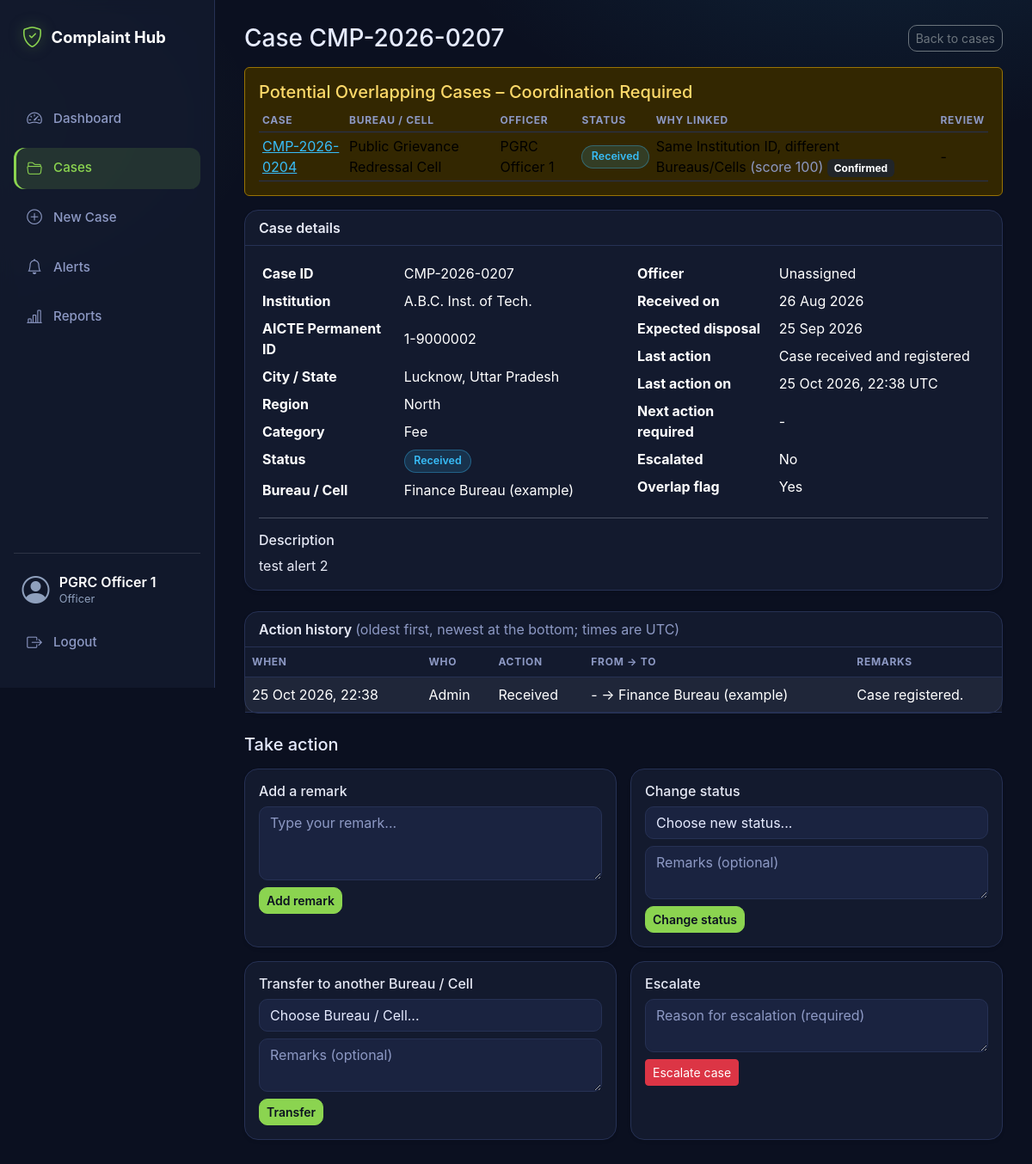
/cases/CMP-2026-0207 (signed in), run on the app's committed database.
### models.py (models this page shows)
class User(UserMixin, db.Model):
    __tablename__ = "users"
    id = db.Column(db.Integer, primary_key=True)
    name = db.Column(db.String(100), nullable=False)
    email = db.Column(db.String(120), unique=True, nullable=False)
    password_hash = db.Column(db.String(255), nullable=False)
    role = db.Column(db.String(30), nullable=False)  # admin, officer, regional, senior
    bureau_id = db.Column(db.Integer, db.ForeignKey("bureaus.id"))
    region = db.Column(db.String(50))
    bureau = db.relationship("Bureau")

class Case(db.Model):
    __tablename__ = "cases"
    id = db.Column(db.String(30), primary_key=True)  # e.g. CMP-2026-0001
    institution_id = db.Column(db.String(20), db.ForeignKey("institutions.id"), nullable=False)
    category = db.Column(db.String(60))
    description = db.Column(db.Text)
    received_on = db.Column(db.Date)
    status = db.Column(db.String(30), default="Received")
    current_bureau_id = db.Column(db.Integer, db.ForeignKey("bureaus.id"))
    assigned_officer_id = db.Column(db.Integer, db.ForeignKey("users.id"))
    last_action_summary = db.Column(db.String(200))
    last_action_on = db.Column(db.DateTime)
    next_action_required = db.Column(db.String(200))
    expected_disposal_on = db.Column(db.Date)
    is_escalated = db.Column(db.Boolean, default=False)
    overlap_flag = db.Column(db.Boolean, default=False)
    current_bureau = db.relationship("Bureau")
    officer = db.relationship("User")
    actions = db.relationship("CaseAction", backref="case", order_by="CaseAction.performed_at")

class Bureau(db.Model):
    __tablename__ = "bureaus"
    id = db.Column(db.Integer, primary_key=True)
    code = db.Column(db.String(20), unique=True, nullable=False)
    name = db.Column(db.String(120), nullable=False)

class CaseLink(db.Model):
    __tablename__ = "case_links"
    id = db.Column(db.Integer, primary_key=True)
    case_a_id = db.Column(db.String(30), db.ForeignKey("cases.id"))
    case_b_id = db.Column(db.String(30), db.ForeignKey("cases.id"))
    link_type = db.Column(db.String(30))
    match_score = db.Column(db.Integer)
    reason = db.Column(db.String(250))
    review_state = db.Column(db.String(20), default="suggested")  # suggested, confirmed, dismissed
    created_at = db.Column(db.DateTime, default=datetime.utcnow)

class Institution(db.Model):
    __tablename__ = "institutions"
    id = db.Column(db.String(20), primary_key=True)  # AICTE Permanent ID
    name = db.Column(db.String(200), nullable=False)
    city = db.Column(db.String(100))
    state = db.Column(db.String(100))
    region = db.Column(db.String(50))
    cases = db.relationship("Case", backref="institution")

class CaseAction(db.Model):
    __tablename__ = "case_actions"
    id = db.Column(db.Integer, primary_key=True)
    case_id = db.Column(db.String(30), db.ForeignKey("cases.id"), nullable=False)
    action_type = db.Column(db.String(30))
    from_bureau_id = db.Column(db.Integer, db.ForeignKey("bureaus.id"))
    to_bureau_id = db.Column(db.Integer, db.ForeignKey("bureaus.id"))
    performed_by = db.Column(db.Integer, db.ForeignKey("users.id"))
    performed_at = db.Column(db.DateTime, default=datetime.utcnow)
    remarks = db.Column(db.Text)

### app.py (the view)
@app.route("/cases/<case_id>")
def case_detail(case_id):
    case = db.get_or_404(Case, case_id)
    links = (
        CaseLink.query.filter(
            or_(CaseLink.case_a_id == case.id, CaseLink.case_b_id == case.id),
            CaseLink.review_state != "dismissed",
        )
        .order_by(CaseLink.match_score.desc())
        .all()
    )
    linked_cases = []
    for link in links:
        other_id = link.case_b_id if link.case_a_id == case.id else link.case_a_id
        other = db.session.get(Case, other_id)
        if other:
            linked_cases.append({"link": link, "case": other})
    bureau_names = {b.id: b.name for b in Bureau.query.all()}
    user_names = {u.id: u.name for u in User.query.all()}
    return render_template(
        "case_detail.html",
        case=case,
        linked_cases=linked_cases,
        bureaus=Bureau.query.order_by(Bureau.name).all(),
        bureau_names=bureau_names,
        user_names=user_names,
        statuses=status_choices(),
    )

### templates/case_detail.html (shortened to what this page needs)
{% extends "base.html" %}
{% block content %}
<div class="d-flex justify-content-between align-items-center mb-3">
    <h3 class="mb-0">
        Case {{ case.id }}
    </h3>
    <a href="/cases" class="btn btn-outline-secondary btn-sm">Back to cases</a>
</div>
{% if linked_cases %}
<div class="alert alert-warning">
    <h5 class="alert-heading">Potential Overlapping Cases &ndash; Coordination Required</h5>
    <div class="table-responsive">
        <table class="table table-sm table-warning align-middle mb-0">
            <thead>
                <tr>
                    <th>Case</th>
                    <th>Bureau / Cell</th>
                    <th>Officer</th>
                    <th>Status</th>
                    <th>Why linked</th>
                    <th>Review</th>
                </tr>
            </thead>
            <tbody>
                {% for item in linked_cases %}
                <tr>
                    <td><a href="/cases/{{ item.case.id }}">{{ item.case.id }}</a></td>
                    <td>{{ item.case.current_bureau.name if item.case.current_bureau else '-' }}</td>
                    <td>{{ item.case.officer.name if item.case.officer else 'Unassigned' }}</td>
                    <td>{% if item.case.status %}<span class="badge-status status-{{ item.case.status|lower|replace(' ', '-') }}">{{ item.case.status }}</span>{% else %}-{% endif %}</td>
                    <td>
                        {{ item.link.reason or '-' }}
                        {% if item.link.match_score is not none %}
                            <span class="text-muted">(score {{ item.link.match_score }})</span>
                        {% endif %}
                        {% if item.link.review_state == 'confirmed' %}
                            <span class="badge bg-dark">Confirmed</span>
                        {% endif %}
                    </td>
                    <td class="text-nowrap">
                        {% if item.link.review_state == 'suggested' %}
                        <form method="POST" class="d-inline"
                              action="{{ url_for('confirm_link', case_id=case.id, link_id=item.link.id) }}">
                            <button type="submit" class="btn btn-success btn-sm">Confirm</button>
                        </form>
                        <form method="POST" class="d-inline"
                              action="{{ url_for('dismiss_link', case_id=case.id, link_id=item.link.id) }}"
                              onsubmit="return confirm('Dismiss this overlap? It will be hidden and recorded in the case history.');">
                            <button type="submit" class="btn btn-outline-secondary btn-sm">Dismiss</button>
                        </form>
                        {% else %}-{% endif %}
                    </td>
                </tr>
                {% endfor %}
            </tbody>
        </table>
    </div>
</div>
{% endif %}
<div class="card shadow-sm mb-4">
    <div class="card-header fw-semibold">Case details</div>
    <div class="card-body">
        <div class="row">
            <div class="col-md-6">
                <table class="table table-borderless table-sm mb-0">
                    <tr><th style="width:40%">Case ID</th><td>{{ case.id }}</td></tr>
                    <tr><th>Institution</th><td>{{ case.institution.name }}</td></tr>
                    <tr><th>AICTE Permanent ID</th><td>{{ case.institution.id }}</td></tr>
                    <tr><th>City / State</th><td>{{ case.institution.city or '-' }}, {{ case.institution.state or '-' }}</td></tr>
                    <tr><th>Region</th><td>{{ case.institution.region or '-' }}</td></tr>
                    <tr><th>Category</th><td>{{ case.category or '-' }}</td></tr>
                    <tr><th>Status</th><td>{% if case.status %}<span class="badge-status status-{{ case.status|lower|replace(' ', '-') }}">{{ case.status }}</span>{% else %}-{% endif %}</td></tr>
                    <tr><th>Bureau / Cell</th><td>{{ case.current_bureau.name if case.current_bureau else '-' }}</td></tr>
                </table>
            </div>
            <div class="col-md-6">
                <table class="table table-borderless table-sm mb-0">
                    <tr><th style="width:40%">Officer</th><td>{{ case.officer.name if case.officer else 'Unassigned' }}</td></tr>
                    <tr><th>Received on</th><td>{{ case.received_on.strftime('%d %b %Y') if case.received_on else '-' }}</td></tr>
                    <tr><th>Expected disposal</th><td>{{ case.expected_disposal_on.strftime('%d %b %Y') if case.expected_disposal_on else '-' }}</td></tr>
                    <tr><th>Last action</th><td>{{ case.last_action_summary or '-' }}</td></tr>
                    <tr><th>Last action on</th><td>{{ case.last_action_on.strftime('%d %b %Y, %H:%M') + ' UTC' if case.last_action_on else '-' }}</td></tr>
                    <tr><th>Next action required</th><td>{{ case.next_action_required or '-' }}</td></tr>
                    <tr><th>Escalated</th><td>{{ 'Yes' if case.is_escalated else 'No' }}</td></tr>
                    <tr><th>Overlap flag</th><td>{{ 'Yes' if case.overlap_flag else 'No' }}</td></tr>
                </table>
            </div>
        </div>
        <hr>
        <h6>Description</h6>
        <p class="mb-0" style="white-space: pre-wrap;">{{ case.description or 'No description.' }}</p>
    </div>
</div>
<div class="card shadow-sm mb-4">
    <div class="card-header fw-semibold">Action history <span class="text-muted fw-normal">(oldest first, newest at the bottom; times are UTC)</span></div>
    <div class="table-responsive">
        <table class="table table-striped align-middle mb-0">
            <thead>
                <tr>
                    <th>When</th>
                    <th>Who</th>
                    <th>Action</th>
                    <th>From &rarr; To</th>
                    <th>Remarks</th>
                </tr>
            </thead>
            <tbody>
                {% for a in case.actions %}
                <tr>
                    <td class="text-nowrap">{{ a.performed_at.strftime('%d %b %Y, %H:%M') if a.performed_at else '-' }}</td>
                    <td>{{ user_names.get(a.performed_by, 'Unknown') }}</td>
                    <td>{{ a.action_type or '-' }}</td>
                    <td>
                        {% if a.from_bureau_id or a.to_bureau_id %}
                            {{ bureau_names.get(a.from_bureau_id, '-') }} &rarr; {{ bureau_names.get(a.to_bureau_id, '-') }}
                        {% else %}-{% endif %}
                    </td>
                    <td style="white-space: pre-wrap;">{{ a.remarks or '-' }}</td>
                </tr>
                {% else %}
                <tr><td colspan="5" class="text-center text-muted py-3">No actions recorded yet.</td></tr>
                {% endfor %}
            </tbody>
        </table>
    </div>
</div>
<h5 class="mb-3">Take action</h5>
<div class="row g-3 mb-5">
    <div class="col-md-6">
        <div class="card h-100 shadow-sm">
            <div class="card-body">
                <h6 class="card-title">Add a remark</h6>
                <form method="POST" action="{{ url_for('add_remark', case_id=case.id) }}">
                    <textarea class="form-control mb-2" name="remarks" rows="3" placeholder="Type your remark..." required></textarea>
                    <button type="submit" class="btn btn-primary btn-sm">Add remark</button>
                </form>
            </div>
        </div>
    </div>
    <div class="col-md-6">
        <div class="card h-100 shadow-sm">
            <div class="card-body">
                <h6 class="card-title">Change status</h6>
                <form method="POST" action="{{ url_for('change_status', case_id=case.id) }}">
                    <select class="form-select mb-2" name="status" required>
                        <option value="">Choose new status...</option>
                    </select>
                    <textarea class="form-control mb-2" name="remarks" rows="2" placeholder="Remarks (optional)"></textarea>
                    <button type="submit" class="btn btn-primary btn-sm">Change status</button>
                </form>
            </div>
        </div>
    </div>
    <div class="col-md-6">
        <div class="card h-100 shadow-sm">
            <div class="card-body">
                <h6 class="card-title">Transfer to another Bureau / Cell</h6>
                <form method="POST" action="{{ url_for('transfer_case', case_id=case.id) }}">
                    <select class="form-select mb-2" name="to_bureau" required>
                        <option value="">Choose Bureau / Cell...</option>
                    </select>
                    <textarea class="form-control mb-2" name="remarks" rows="2" placeholder="Remarks (optional)"></textarea>
                    <button type="submit" class="btn btn-primary btn-sm">Transfer</button>
                </form>
            </div>
        </div>
    </div>
    <div class="col-md-6">
        <div class="card h-100 shadow-sm">
            <div class="card-body">
                <h6 class="card-title">Escalate</h6>
                {% if case.is_escalated %}
                    <p class="text-muted mb-0">This case has already been escalated.</p>
                {% else %}
                <form method="POST" action="{{ url_for('escalate_case', case_id=case.id) }}">
                    <textarea class="form-control mb-2" name="remarks" rows="2" placeholder="Reason for escalation (required)" required></textarea>
                    <button type="submit" class="btn btn-danger btn-sm">Escalate case</button>
                </form>
                {% endif %}
            </div>
        </div>
    </div>
</div>
{% endblock %}

### templates/base.html (shortened to what this page needs)
<!DOCTYPE html>
<html lang="en" data-bs-theme="dark"><head>
    <link href="https://cdn.jsdelivr.net/npm/bootstrap@5.3.3/dist/css/bootstrap.min.css" rel="stylesheet">
    <link href="https://cdn.jsdelivr.net/npm/bootstrap-icons@1.11.3/font/bootstrap-icons.min.css" rel="stylesheet">
<link href="{{ url_for('static', filename='theme.css') }}" rel="stylesheet">
</head>
<body>
{% if current_user.is_authenticated %}
<div class="app-shell">
    <aside class="sidebar">
        <div class="sidebar-top">
            <div class="brand"><i class="bi bi-shield-check"></i> Complaint Hub</div>
        </div>
        <div class="collapse d-lg-flex sidebar-body" id="sidebarMenu">
            <nav class="side-nav">
                <a class="side-link {% if request.endpoint == 'dashboard' %}active{% endif %}"
                   href="{{ url_for('dashboard') }}"><i class="bi bi-speedometer2"></i> Dashboard</a>
                <a class="side-link {% if request.endpoint in ('cases', 'case_detail') %}active{% endif %}"
                   href="{{ url_for('cases') }}"><i class="bi bi-folder2-open"></i> Cases</a>
                <a class="side-link {% if request.endpoint == 'new_case' %}active{% endif %}"
                   href="{{ url_for('new_case') }}"><i class="bi bi-plus-circle"></i> New Case</a>
                <a class="side-link {% if request.endpoint == 'alerts' %}active{% endif %}"
                   href="{{ url_for('alerts') }}"><i class="bi bi-bell"></i> Alerts</a>
                <a class="side-link {% if request.endpoint == 'reports' %}active{% endif %}"
                   href="{{ url_for('reports') }}"><i class="bi bi-bar-chart-line"></i> Reports</a>
            </nav>
            <div class="side-footer">
                <div class="side-user">
                    <i class="bi bi-person-circle"></i>
                    <div>
                        <div class="name">{{ current_user.name }}</div>
                        <div class="role">{{ current_user.role or '' }}</div>
                    </div>
                </div>
                <a class="side-link" href="{{ url_for('logout') }}"><i class="bi bi-box-arrow-right"></i> Logout</a>
            </div>
        </div>
    </aside>
    <main class="main">
{% else %}
<div class="auth-shell">
    <main class="auth-main">
{% endif %}
        {% block content %}{% endblock %}
    </main>
</div>
</body>
</html>

### data on the page
User: name "PGRC Officer 1", role "Officer", case.officer "PGRC Officer 1"
Case: id "CMP-2026-0207", category "Fee", status "Received", received_on "26 Aug 2026", expected_disposal_on "25 Sep 2026", last_action_summary "Case received and registered", last_action_on "25 Oct 2026, 22:38 UTC", next_action_required "-", is_escalated "No", overlap_flag "Yes", description "test alert 2"
Case: case.id "CMP-2026-0204", case.status "Received"
Bureau: case.current_bureau "Public Grievance Redressal Cell"
CaseLink: link "Same Institution ID, different Bureaus/Cells", link.match_score "100"
Institution: institution.name "A.B.C. Inst. of Tech.", institution.id "1-9000002", institution "Lucknow", institution "Uttar Pradesh", institution "North"
Bureau: current_bureau "Finance Bureau (example)", get "Finance Bureau (example)"
CaseAction: performed_at "25 Oct 2026, 22:38", get "Admin", action_type "Received", get "-", remarks "Case registered."

### other printed values
{{ case.officer.name if case.officer else 'Unassigned' }} "Unassigned"
